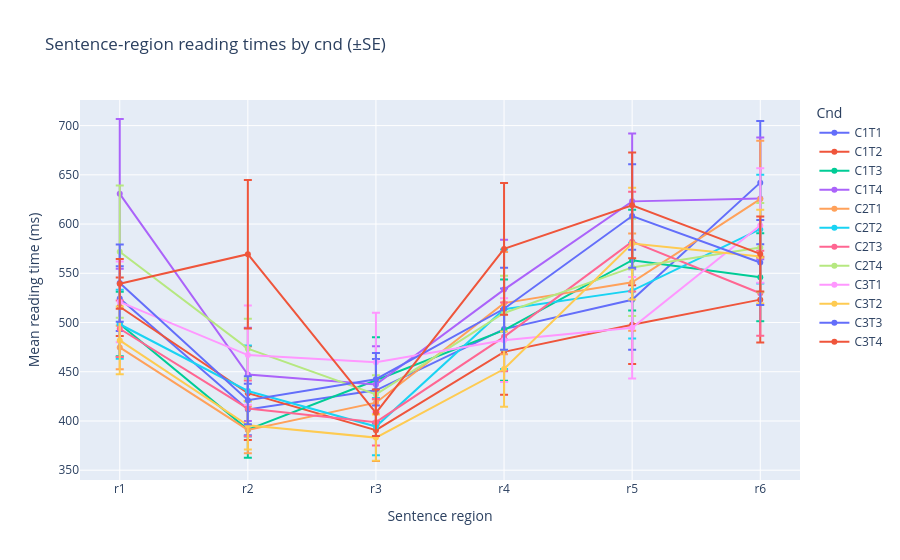
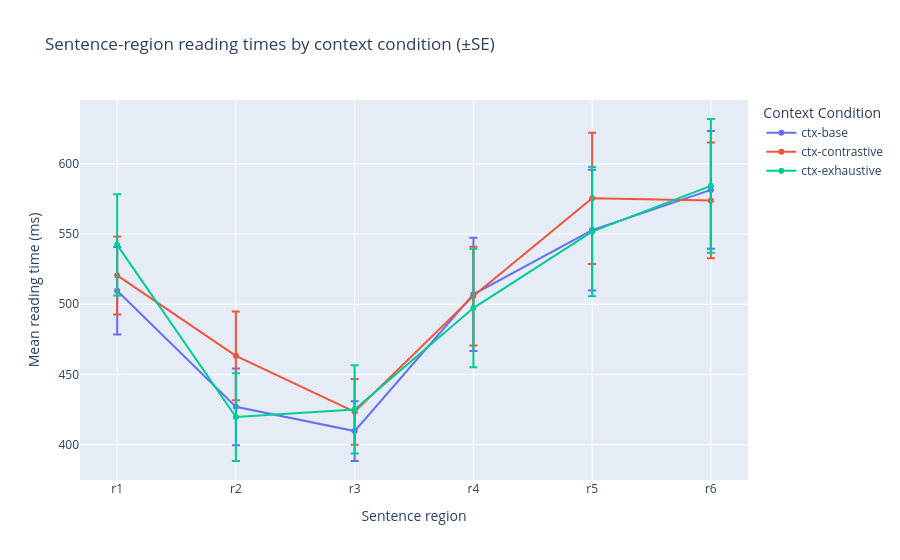
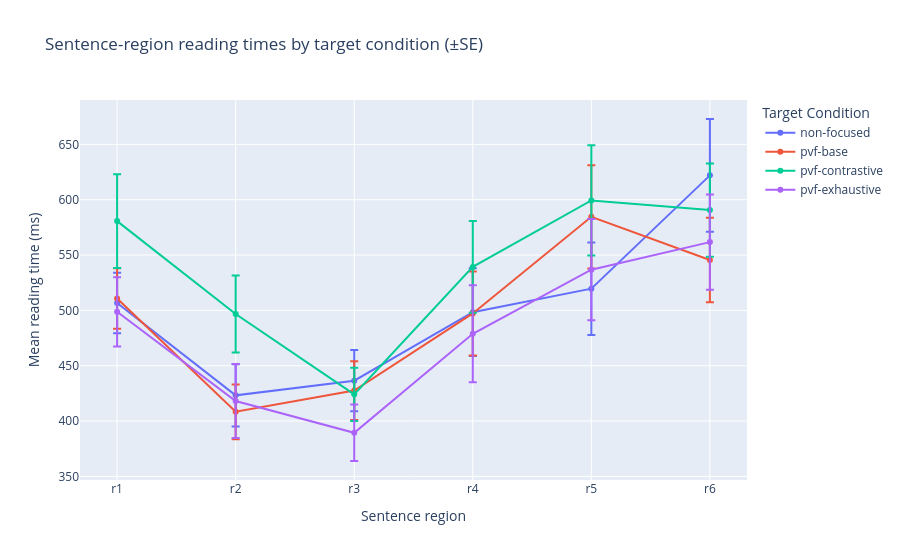
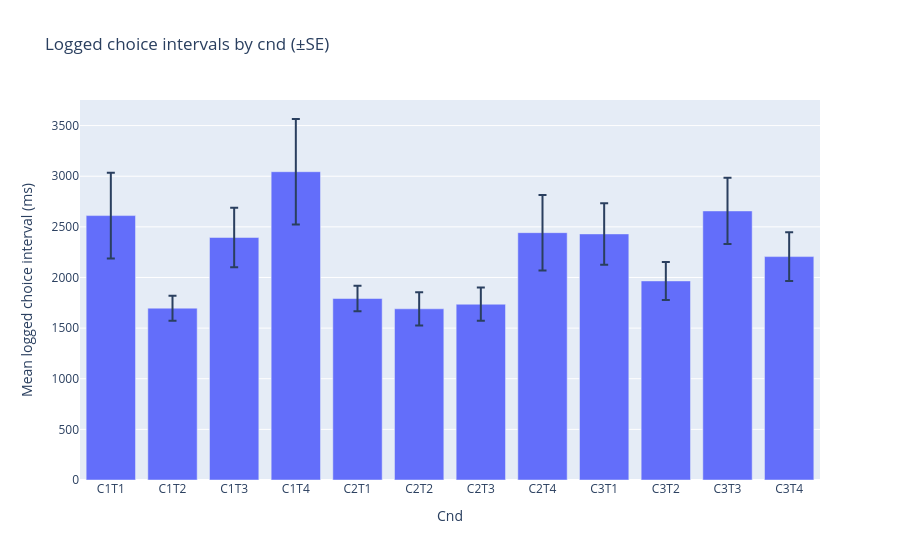

The code cell stored with these charts, in order, in its notebook:
### Markdown cell above
### Reading-time and choice-interval plots
Each line shows the mean of per-submission means; the error bars default to SE across submissions. Set `ERROR_BAR = 'sd_ms'` to show SD instead. The choice measure is `interval_before_choice_ms`, the gap between the previous logged key and choice; it includes the 500 ms fixation and is not a true choice-image-onset reaction time.

### Code cell
import math
import plotly.express as px
import plotly.graph_objects as go
from plotly.subplots import make_subplots

ERROR_BAR = 'se_ms'  # Change to 'sd_ms' for standard-deviation bars.
condition_columns = ['cnd', 'context_condition', 'target_condition']
region_columns = [f'r{region}_ms' for region in range(1, 7)]
region_order = [f'r{region}' for region in range(1, 7)]

reading_long = plot_trials[
    ['session', 'participant', *condition_columns, *region_columns]
].melt(
    id_vars=['session', 'participant', *condition_columns],
    value_vars=region_columns,
    var_name='region', value_name='reading_time_ms'
).dropna(subset=['reading_time_ms'])
reading_long['region'] = reading_long['region'].str.replace('_ms', '', regex=False)

def summarize_across_submissions(data, group_columns, measure):
    per_submission = (
        data.groupby(['session', 'participant', *group_columns], dropna=False, observed=True)[measure]
        .mean().rename('submission_mean_ms').reset_index()
    )
    summary = (
        per_submission.groupby(group_columns, dropna=False, observed=True)
        .agg(mean_ms=('submission_mean_ms', 'mean'),
             sd_ms=('submission_mean_ms', 'std'),
             n_submissions=('session', 'nunique'))
        .reset_index()
    )
    summary['se_ms'] = summary['sd_ms'] / summary['n_submissions'].pow(0.5)
    return summary

if ERROR_BAR not in {'sd_ms', 'se_ms'}:
    raise ValueError("ERROR_BAR must be either 'sd_ms' or 'se_ms'")

reading_summaries = {}
for condition in condition_columns:
    summary = summarize_across_submissions(
        reading_long, [condition, 'region'], 'reading_time_ms'
    )
    reading_summaries[condition] = summary
    figure = px.line(
        summary, x='region', y='mean_ms', color=condition, markers=True,
        error_y=ERROR_BAR, category_orders={'region': region_order},
        hover_data={'sd_ms': ':.1f', 'se_ms': ':.1f', 'n_submissions': True},
        labels={'region': 'Sentence region', 'mean_ms': 'Mean reading time (ms)',
                condition: condition.replace('_', ' ').title()},
        title=f'Sentence-region reading times by {condition.replace("_", " ")} (±{ERROR_BAR[:2].upper()})'
    )
    figure.update_layout(hovermode='x unified')
    figure.show()

choice_summaries = {}
for condition in condition_columns:
    summary = summarize_across_submissions(
        plot_trials.dropna(subset=['choice_rt_ms']), [condition], 'choice_rt_ms'
    ).sort_values(condition, kind='stable')
    choice_summaries[condition] = summary
    figure = px.bar(
        summary, x=condition, y='mean_ms', error_y=ERROR_BAR,
        hover_data={'sd_ms': ':.1f', 'se_ms': ':.1f', 'n_submissions': True},
        labels={condition: condition.replace('_', ' ').title(),
                'mean_ms': 'Mean logged choice interval (ms)'},
        title=f'Logged choice intervals by {condition.replace("_", " ")} (±{ERROR_BAR[:2].upper()})'
    )
    figure.update_layout(hovermode='x unified')
    figure.show()

print('Reading-time and choice-interval summaries are available in reading_summaries and choice_summaries.')

### Figure 1 — Plotly figure (JSON) as saved in the notebook; plotly's stock layout.template omitted (floating-point values rounded to 4 significant figures)
{"data": [{"customdata": [[139.6, 32.91, 18.0], [110.9, 26.14, 18.0], [135.5, 31.93, 18.0], [175.4, 41.34, 18.0], [215.3, 50.74, 18.0], [265.9, 62.66, 18.0]], "error_y": {"array": [32.91, 26.14, 31.93, 41.34, 50.74, 62.66]}, "hovertemplate": "Cnd=C1T1<br>Sentence region=%{x}<br>Mean reading time (ms)=%{y}<br>sd_ms=%{customdata[0]:.1f}<br>se_ms=%{customdata[1]:.1f}<br>n_submissions=%{customdata[2]}<extra></extra>", "legendgroup": "C1T1", "line": {"color": "#636efa", "dash": "solid"}, "marker": {"symbol": "circle"}, "mode": "lines+markers", "name": "C1T1", "orientation": "v", "showlegend": true, "type": "scatter", "x": ["r1", "r2", "r3", "r4", "r5", "r6"], "xaxis": "x", "y": [524.3, 411.8, 431.1, 493.3, 523.1, 642.1], "yaxis": "y"}, {"customdata": [[125.6, 29.6, 18.0], [201.8, 47.57, 18.0], [132.9, 31.33, 18.0], [184.7, 43.53, 18.0], [169.9, 40.05, 18.0], [184.5, 43.48, 18.0]], "error_y": {"array": [29.6, 47.57, 31.33, 43.53, 40.05, 43.48]}, "hovertemplate": "Cnd=C1T2<br>Sentence region=%{x}<br>Mean reading time (ms)=%{y}<br>sd_ms=%{customdata[0]:.1f}<br>se_ms=%{customdata[1]:.1f}<br>n_submissions=%{customdata[2]}<extra></extra>", "legendgroup": "C1T2", "line": {"color": "#EF553B", "dash": "solid"}, "marker": {"symbol": "circle"}, "mode": "lines+markers", "name": "C1T2", "orientation": "v", "showlegend": true, "type": "scatter", "x": ["r1", "r2", "r3", "r4", "r5", "r6"], "xaxis": "x", "y": [516.0, 428.2, 390.7, 470.2, 497.8, 523.2], "yaxis": "y"}, {"customdata": [[138.7, 32.7, 18.0], [121.5, 28.64, 18.0], [185.6, 43.76, 18.0], [218.4, 51.48, 18.0], [217.3, 51.22, 18.0], [189.6, 44.69, 18.0]], "error_y": {"array": [32.7, 28.64, 43.76, 51.48, 51.22, 44.69]}, "hovertemplate": "Cnd=C1T3<br>Sentence region=%{x}<br>Mean reading time (ms)=%{y}<br>sd_ms=%{customdata[0]:.1f}<br>se_ms=%{customdata[1]:.1f}<br>n_submissions=%{customdata[2]}<extra></extra>", "legendgroup": "C1T3", "line": {"color": "#00cc96", "dash": "solid"}, "marker": {"symbol": "circle"}, "mode": "lines+markers", "name": "C1T3", "orientation": "v", "showlegend": true, "type": "scatter", "x": ["r1", "r2", "r3", "r4", "r5", "r6"], "xaxis": "x", "y": [498.4, 391.3, 441.3, 492.2, 563.3, 546.0], "yaxis": "y"}, {"customdata": [[322.5, 76.02, 18.0], [200.9, 47.35, 18.0], [164.7, 38.81, 18.0], [215.0, 50.69, 18.0], [292.2, 68.88, 18.0], [262.6, 61.89, 18.0]], "error_y": {"array": [76.02, 47.35, 38.81, 50.69, 68.88, 61.89]}, "hovertemplate": "Cnd=C1T4<br>Sentence region=%{x}<br>Mean reading time (ms)=%{y}<br>sd_ms=%{customdata[0]:.1f}<br>se_ms=%{customdata[1]:.1f}<br>n_submissions=%{customdata[2]}<extra></extra>", "legendgroup": "C1T4", "line": {"color": "#ab63fa", "dash": "solid"}, "marker": {"symbol": "circle"}, "mode": "lines+markers", "name": "C1T4", "orientation": "v", "showlegend": true, "type": "scatter", "x": ["r1", "r2", "r3", "r4", "r5", "r6"], "xaxis": "x", "y": [630.7, 447.2, 437.1, 533.4, 623.1, 626.0], "yaxis": "y"}, {"customdata": [[93.56, 22.05, 18.0], [100.8, 23.76, 18.0], [97.6, 23.0, 18.0], [219.9, 51.83, 18.0], [209.5, 49.38, 18.0], [251.3, 59.23, 18.0]], "error_y": {"array": [22.05, 23.76, 23.0, 51.83, 49.38, 59.23]}, "hovertemplate": "Cnd=C2T1<br>Sentence region=%{x}<br>Mean reading time (ms)=%{y}<br>sd_ms=%{customdata[0]:.1f}<br>se_ms=%{customdata[1]:.1f}<br>n_submissions=%{customdata[2]}<extra></extra>", "legendgroup": "C2T1", "line": {"color": "#FFA15A", "dash": "solid"}, "marker": {"symbol": "circle"}, "mode": "lines+markers", "name": "C2T1", "orientation": "v", "showlegend": true, "type": "scatter", "x": ["r1", "r2", "r3", "r4", "r5", "r6"], "xaxis": "x", "y": [474.7, 390.9, 418.6, 519.7, 540.9, 625.4], "yaxis": "y"}, {"customdata": [[148.9, 35.11, 18.0], [195.8, 46.16, 18.0], [123.1, 29.01, 18.0], [257.9, 60.8, 18.0], [205.9, 48.54, 18.0], [234.2, 55.2, 18.0]], "error_y": {"array": [35.11, 46.16, 29.01, 60.8, 48.54, 55.2]}, "hovertemplate": "Cnd=C2T2<br>Sentence region=%{x}<br>Mean reading time (ms)=%{y}<br>sd_ms=%{customdata[0]:.1f}<br>se_ms=%{customdata[1]:.1f}<br>n_submissions=%{customdata[2]}<extra></extra>", "legendgroup": "C2T2", "line": {"color": "#19d3f3", "dash": "solid"}, "marker": {"symbol": "circle"}, "mode": "lines+markers", "name": "C2T2", "orientation": "v", "showlegend": true, "type": "scatter", "x": ["r1", "r2", "r3", "r4", "r5", "r6"], "xaxis": "x", "y": [498.2, 430.5, 394.3, 513.5, 532.4, 594.8], "yaxis": "y"}, {"customdata": [[121.8, 28.71, 18.0], [120.1, 28.3, 18.0], [100.4, 23.65, 18.0], [147.9, 34.85, 18.0], [215.1, 50.71, 18.0], [183.4, 43.23, 18.0]], "error_y": {"array": [28.71, 28.3, 23.65, 34.85, 50.71, 43.23]}, "hovertemplate": "Cnd=C2T3<br>Sentence region=%{x}<br>Mean reading time (ms)=%{y}<br>sd_ms=%{customdata[0]:.1f}<br>se_ms=%{customdata[1]:.1f}<br>n_submissions=%{customdata[2]}<extra></extra>", "legendgroup": "C2T3", "line": {"color": "#FF6692", "dash": "solid"}, "marker": {"symbol": "circle"}, "mode": "lines+markers", "name": "C2T3", "orientation": "v", "showlegend": true, "type": "scatter", "x": ["r1", "r2", "r3", "r4", "r5", "r6"], "xaxis": "x", "y": [493.7, 412.7, 398.8, 485.5, 582.1, 529.7], "yaxis": "y"}, {"customdata": [[284.7, 67.11, 18.0], [128.9, 30.39, 18.0], [82.66, 19.48, 18.0], [160.3, 37.79, 18.0], [209.2, 49.31, 18.0], [192.3, 45.33, 18.0]], "error_y": {"array": [67.11, 30.39, 19.48, 37.79, 49.31, 45.33]}, "hovertemplate": "Cnd=C2T4<br>Sentence region=%{x}<br>Mean reading time (ms)=%{y}<br>sd_ms=%{customdata[0]:.1f}<br>se_ms=%{customdata[1]:.1f}<br>n_submissions=%{customdata[2]}<extra></extra>", "legendgroup": "C2T4", "line": {"color": "#B6E880", "dash": "solid"}, "marker": {"symbol": "circle"}, "mode": "lines+markers", "name": "C2T4", "orientation": "v", "showlegend": true, "type": "scatter", "x": ["r1", "r2", "r3", "r4", "r5", "r6"], "xaxis": "x", "y": [571.9, 473.5, 426.9, 509.7, 556.0, 576.1], "yaxis": "y"}, {"customdata": [[174.3, 41.09, 18.0], [213.8, 50.39, 18.0], [213.9, 50.43, 18.0], [180.5, 42.55, 18.0], [219.0, 51.61, 18.0], [246.4, 58.09, 18.0]], "error_y": {"array": [41.09, 50.39, 50.43, 42.55, 51.61, 58.09]}, "hovertemplate": "Cnd=C3T1<br>Sentence region=%{x}<br>Mean reading time (ms)=%{y}<br>sd_ms=%{customdata[0]:.1f}<br>se_ms=%{customdata[1]:.1f}<br>n_submissions=%{customdata[2]}<extra></extra>", "legendgroup": "C3T1", "line": {"color": "#FF97FF", "dash": "solid"}, "marker": {"symbol": "circle"}, "mode": "lines+markers", "name": "C3T1", "orientation": "v", "showlegend": true, "type": "scatter", "x": ["r1", "r2", "r3", "r4", "r5", "r6"], "xaxis": "x", "y": [520.9, 466.9, 459.5, 482.0, 494.7, 598.5], "yaxis": "y"}, {"customdata": [[146.1, 34.44, 18.0], [104.3, 24.58, 18.0], [99.88, 23.54, 18.0], [162.4, 38.27, 18.0], [240.7, 56.72, 18.0], [202.1, 47.64, 18.0]], "error_y": {"array": [34.44, 24.58, 23.54, 38.27, 56.72, 47.64]}, "hovertemplate": "Cnd=C3T2<br>Sentence region=%{x}<br>Mean reading time (ms)=%{y}<br>sd_ms=%{customdata[0]:.1f}<br>se_ms=%{customdata[1]:.1f}<br>n_submissions=%{customdata[2]}<extra></extra>", "legendgroup": "C3T2", "line": {"color": "#FECB52", "dash": "solid"}, "marker": {"symbol": "circle"}, "mode": "lines+markers", "name": "C3T2", "orientation": "v", "showlegend": true, "type": "scatter", "x": ["r1", "r2", "r3", "r4", "r5", "r6"], "xaxis": "x", "y": [481.8, 395.7, 383.1, 452.7, 580.1, 567.0], "yaxis": "y"}, {"customdata": [[166.4, 39.23, 18.0], [103.4, 24.37, 18.0], [113.3, 26.7, 18.0], [176.4, 41.57, 18.0], [223.2, 52.6, 18.0], [183.4, 43.23, 18.0]], "error_y": {"array": [39.23, 24.37, 26.7, 41.57, 52.6, 43.23]}, "hovertemplate": "Cnd=C3T3<br>Sentence region=%{x}<br>Mean reading time (ms)=%{y}<br>sd_ms=%{customdata[0]:.1f}<br>se_ms=%{customdata[1]:.1f}<br>n_submissions=%{customdata[2]}<extra></extra>", "legendgroup": "C3T3", "line": {"color": "#636efa", "dash": "solid"}, "marker": {"symbol": "circle"}, "mode": "lines+markers", "name": "C3T3", "orientation": "v", "showlegend": true, "type": "scatter", "x": ["r1", "r2", "r3", "r4", "r5", "r6"], "xaxis": "x", "y": [540.1, 421.1, 442.4, 514.0, 608.1, 560.9], "yaxis": "y"}, {"customdata": [[107.0, 25.23, 18.0], [320.0, 75.42, 18.0], [99.96, 23.56, 18.0], [283.6, 66.85, 18.0], [227.5, 53.63, 18.0], [161.6, 38.08, 18.0]], "error_y": {"array": [25.23, 75.42, 23.56, 66.85, 53.63, 38.08]}, "hovertemplate": "Cnd=C3T4<br>Sentence region=%{x}<br>Mean reading time (ms)=%{y}<br>sd_ms=%{customdata[0]:.1f}<br>se_ms=%{customdata[1]:.1f}<br>n_submissions=%{customdata[2]}<extra></extra>", "legendgroup": "C3T4", "line": {"color": "#EF553B", "dash": "solid"}, "marker": {"symbol": "circle"}, "mode": "lines+markers", "name": "C3T4", "orientation": "v", "showlegend": true, "type": "scatter", "x": ["r1", "r2", "r3", "r4", "r5", "r6"], "xaxis": "x", "y": [539.3, 569.4, 408.3, 574.8, 619.0, 569.7], "yaxis": "y"}], "layout": {"hovermode": "x unified", "legend": {"title": {"text": "Cnd"}, "tracegroupgap": 0}, "title": {"text": "Sentence-region reading times by cnd (±SE)"}, "xaxis": {"anchor": "y", "categoryarray": ["r1", "r2", "r3", "r4", "r5", "r6"], "categoryorder": "array", "domain": [0, 1], "title": {"text": "Sentence region"}}, "yaxis": {"anchor": "x", "domain": [0, 1], "title": {"text": "Mean reading time (ms)"}}}}

### Figure 2 — Plotly figure (JSON) as saved in the notebook; plotly's stock layout.template omitted (floating-point values rounded to 4 significant figures)
{"data": [{"customdata": [[132.5, 31.23, 18.0], [116.0, 27.35, 18.0], [90.39, 21.31, 18.0], [171.1, 40.32, 18.0], [182.6, 43.03, 18.0], [178.3, 42.03, 18.0]], "error_y": {"array": [31.23, 27.35, 21.31, 40.32, 43.03, 42.03]}, "hovertemplate": "Context Condition=ctx-base<br>Sentence region=%{x}<br>Mean reading time (ms)=%{y}<br>sd_ms=%{customdata[0]:.1f}<br>se_ms=%{customdata[1]:.1f}<br>n_submissions=%{customdata[2]}<extra></extra>", "legendgroup": "ctx-base", "line": {"color": "#636efa", "dash": "solid"}, "marker": {"symbol": "circle"}, "mode": "lines+markers", "name": "ctx-base", "orientation": "v", "showlegend": true, "type": "scatter", "x": ["r1", "r2", "r3", "r4", "r5", "r6"], "xaxis": "x", "y": [509.6, 426.9, 409.6, 507.1, 552.9, 581.5], "yaxis": "y"}, {"customdata": [[118.0, 27.81, 18.0], [134.3, 31.66, 18.0], [99.29, 23.4, 18.0], [149.3, 35.18, 18.0], [198.4, 46.77, 18.0], [175.0, 41.25, 18.0]], "error_y": {"array": [27.81, 31.66, 23.4, 35.18, 46.77, 41.25]}, "hovertemplate": "Context Condition=ctx-contrastive<br>Sentence region=%{x}<br>Mean reading time (ms)=%{y}<br>sd_ms=%{customdata[0]:.1f}<br>se_ms=%{customdata[1]:.1f}<br>n_submissions=%{customdata[2]}<extra></extra>", "legendgroup": "ctx-contrastive", "line": {"color": "#EF553B", "dash": "solid"}, "marker": {"symbol": "circle"}, "mode": "lines+markers", "name": "ctx-contrastive", "orientation": "v", "showlegend": true, "type": "scatter", "x": ["r1", "r2", "r3", "r4", "r5", "r6"], "xaxis": "x", "y": [520.5, 463.2, 423.3, 505.9, 575.5, 574.0], "yaxis": "y"}, {"customdata": [[153.1, 36.08, 18.0], [132.8, 31.31, 18.0], [133.4, 31.44, 18.0], [179.1, 42.22, 18.0], [195.3, 46.03, 18.0], [202.3, 47.68, 18.0]], "error_y": {"array": [36.08, 31.31, 31.44, 42.22, 46.03, 47.68]}, "hovertemplate": "Context Condition=ctx-exhaustive<br>Sentence region=%{x}<br>Mean reading time (ms)=%{y}<br>sd_ms=%{customdata[0]:.1f}<br>se_ms=%{customdata[1]:.1f}<br>n_submissions=%{customdata[2]}<extra></extra>", "legendgroup": "ctx-exhaustive", "line": {"color": "#00cc96", "dash": "solid"}, "marker": {"symbol": "circle"}, "mode": "lines+markers", "name": "ctx-exhaustive", "orientation": "v", "showlegend": true, "type": "scatter", "x": ["r1", "r2", "r3", "r4", "r5", "r6"], "xaxis": "x", "y": [542.4, 419.6, 425.1, 497.3, 551.8, 584.3], "yaxis": "y"}], "layout": {"hovermode": "x unified", "legend": {"title": {"text": "Context Condition"}, "tracegroupgap": 0}, "title": {"text": "Sentence-region reading times by context condition (±SE)"}, "xaxis": {"anchor": "y", "categoryarray": ["r1", "r2", "r3", "r4", "r5", "r6"], "categoryorder": "array", "domain": [0, 1], "title": {"text": "Sentence region"}}, "yaxis": {"anchor": "x", "domain": [0, 1], "title": {"text": "Mean reading time (ms)"}}}}

### Figure 3 — Plotly figure (JSON) as saved in the notebook; plotly's stock layout.template omitted (floating-point values rounded to 4 significant figures)
{"data": [{"customdata": [[115.8, 27.28, 18.0], [119.1, 28.06, 18.0], [117.4, 27.68, 18.0], [168.2, 39.64, 18.0], [177.4, 41.82, 18.0], [216.1, 50.94, 18.0]], "error_y": {"array": [27.28, 28.06, 27.68, 39.64, 41.82, 50.94]}, "hovertemplate": "Target Condition=non-focused<br>Sentence region=%{x}<br>Mean reading time (ms)=%{y}<br>sd_ms=%{customdata[0]:.1f}<br>se_ms=%{customdata[1]:.1f}<br>n_submissions=%{customdata[2]}<extra></extra>", "legendgroup": "non-focused", "line": {"color": "#636efa", "dash": "solid"}, "marker": {"symbol": "circle"}, "mode": "lines+markers", "name": "non-focused", "orientation": "v", "showlegend": true, "type": "scatter", "x": ["r1", "r2", "r3", "r4", "r5", "r6"], "xaxis": "x", "y": [506.6, 423.2, 436.4, 498.4, 519.6, 622.0], "yaxis": "y"}, {"customdata": [[116.2, 27.4, 18.0], [105.0, 24.76, 18.0], [112.7, 26.57, 18.0], [161.2, 38.0, 18.0], [198.0, 46.67, 18.0], [162.3, 38.24, 18.0]], "error_y": {"array": [27.4, 24.76, 26.57, 38.0, 46.67, 38.24]}, "hovertemplate": "Target Condition=pvf-base<br>Sentence region=%{x}<br>Mean reading time (ms)=%{y}<br>sd_ms=%{customdata[0]:.1f}<br>se_ms=%{customdata[1]:.1f}<br>n_submissions=%{customdata[2]}<extra></extra>", "legendgroup": "pvf-base", "line": {"color": "#EF553B", "dash": "solid"}, "marker": {"symbol": "circle"}, "mode": "lines+markers", "name": "pvf-base", "orientation": "v", "showlegend": true, "type": "scatter", "x": ["r1", "r2", "r3", "r4", "r5", "r6"], "xaxis": "x", "y": [510.7, 408.3, 427.5, 497.2, 584.5, 545.5], "yaxis": "y"}, {"customdata": [[180.0, 42.43, 18.0], [147.6, 34.79, 18.0], [102.0, 24.03, 18.0], [175.9, 41.46, 18.0], [211.4, 49.83, 18.0], [178.5, 42.07, 18.0]], "error_y": {"array": [42.43, 34.79, 24.03, 41.46, 49.83, 42.07]}, "hovertemplate": "Target Condition=pvf-contrastive<br>Sentence region=%{x}<br>Mean reading time (ms)=%{y}<br>sd_ms=%{customdata[0]:.1f}<br>se_ms=%{customdata[1]:.1f}<br>n_submissions=%{customdata[2]}<extra></extra>", "legendgroup": "pvf-contrastive", "line": {"color": "#00cc96", "dash": "solid"}, "marker": {"symbol": "circle"}, "mode": "lines+markers", "name": "pvf-contrastive", "orientation": "v", "showlegend": true, "type": "scatter", "x": ["r1", "r2", "r3", "r4", "r5", "r6"], "xaxis": "x", "y": [580.6, 496.7, 424.1, 539.3, 599.4, 590.6], "yaxis": "y"}, {"customdata": [[132.7, 31.27, 18.0], [141.8, 33.41, 18.0], [108.1, 25.48, 18.0], [186.0, 43.83, 18.0], [194.1, 45.75, 18.0], [182.3, 42.98, 18.0]], "error_y": {"array": [31.27, 33.41, 25.48, 43.83, 45.75, 42.98]}, "hovertemplate": "Target Condition=pvf-exhaustive<br>Sentence region=%{x}<br>Mean reading time (ms)=%{y}<br>sd_ms=%{customdata[0]:.1f}<br>se_ms=%{customdata[1]:.1f}<br>n_submissions=%{customdata[2]}<extra></extra>", "legendgroup": "pvf-exhaustive", "line": {"color": "#ab63fa", "dash": "solid"}, "marker": {"symbol": "circle"}, "mode": "lines+markers", "name": "pvf-exhaustive", "orientation": "v", "showlegend": true, "type": "scatter", "x": ["r1", "r2", "r3", "r4", "r5", "r6"], "xaxis": "x", "y": [498.7, 418.1, 389.4, 478.8, 536.8, 561.7], "yaxis": "y"}], "layout": {"hovermode": "x unified", "legend": {"title": {"text": "Target Condition"}, "tracegroupgap": 0}, "title": {"text": "Sentence-region reading times by target condition (±SE)"}, "xaxis": {"anchor": "y", "categoryarray": ["r1", "r2", "r3", "r4", "r5", "r6"], "categoryorder": "array", "domain": [0, 1], "title": {"text": "Sentence region"}}, "yaxis": {"anchor": "x", "domain": [0, 1], "title": {"text": "Mean reading time (ms)"}}}}

### Figure 4 — Plotly figure (JSON) as saved in the notebook; plotly's stock layout.template omitted (floating-point values rounded to 4 significant figures)
{"data": [{"customdata": [[1799.0, 424.1, 18.0], [525.5, 123.9, 18.0], [1247.0, 293.9, 18.0], [2208.0, 520.5, 18.0], [538.8, 127.0, 18.0], [696.6, 164.2, 18.0], [695.9, 164.0, 18.0], [1580.0, 372.5, 18.0], [1288.0, 303.6, 18.0], [797.8, 188.0, 18.0], [1389.0, 327.3, 18.0], [1023.0, 241.2, 18.0]], "error_y": {"array": [424.1, 123.9, 293.9, 520.5, 127.0, 164.2, 164.0, 372.5, 303.6, 188.0, 327.3, 241.2]}, "hovertemplate": "Cnd=%{x}<br>Mean logged choice interval (ms)=%{y}<br>sd_ms=%{customdata[0]:.1f}<br>se_ms=%{customdata[1]:.1f}<br>n_submissions=%{customdata[2]}<extra></extra>", "legendgroup": "", "marker": {"color": "#636efa", "pattern": {"shape": ""}}, "name": "", "orientation": "v", "showlegend": false, "textposition": "auto", "type": "bar", "x": ["C1T1", "C1T2", "C1T3", "C1T4", "C2T1", "C2T2", "C2T3", "C2T4", "C3T1", "C3T2", "C3T3", "C3T4"], "xaxis": "x", "y": [2611.0, 1697.0, 2395.0, 3045.0, 1792.0, 1691.0, 1736.0, 2443.0, 2430.0, 1966.0, 2657.0, 2206.0], "yaxis": "y"}], "layout": {"barmode": "relative", "hovermode": "x unified", "legend": {"tracegroupgap": 0}, "title": {"text": "Logged choice intervals by cnd (±SE)"}, "xaxis": {"anchor": "y", "domain": [0, 1], "title": {"text": "Cnd"}}, "yaxis": {"anchor": "x", "domain": [0, 1], "title": {"text": "Mean logged choice interval (ms)"}}}}
